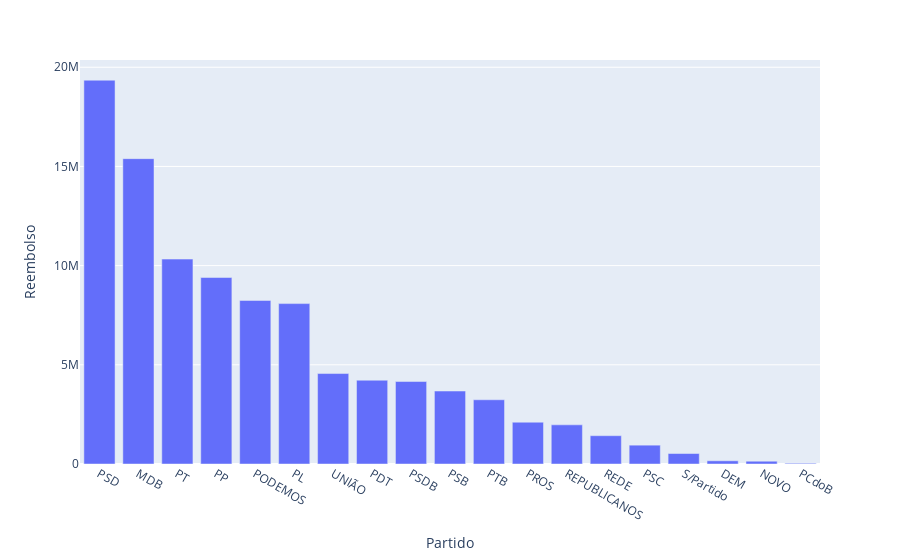

Notebook source saved alongside this figure:
### Markdown cell above
#### Criando o Storytelling

##### Começaremos mostrando os gastos por Partido Politico

### Code cell
fig = px.bar(df_agrupado, x = 'Partido', y='Reembolso')
fig.show()

### Figure 1 — Plotly figure (JSON) as saved in the notebook; plotly's stock layout.template omitted (floating-point values rounded to 4 significant figures)
{"data": [{"alignmentgroup": "True", "hovertemplate": "Partido=%{x}<br>Reembolso=%{y}<extra></extra>", "legendgroup": "", "marker": {"color": "#636efa", "pattern": {"shape": ""}}, "name": "", "offsetgroup": "", "orientation": "v", "showlegend": false, "textposition": "auto", "type": "bar", "x": ["PSD", "MDB", "PT", "PP", "PODEMOS", "PL", "UNIÃO", "PDT", "PSDB", "PSB", "PTB", "PROS", "REPUBLICANOS", "REDE", "PSC", "S/Partido", "DEM", "NOVO", "PCdoB"], "xaxis": "x", "y": [19350000.0, 15390000.0, 10330000.0, 9401000.0, 8244000.0, 8086000.0, 4560000.0, 4224000.0, 4158000.0, 3679000.0, 3238000.0, 2107000.0, 1974000.0, 1427000.0, 949700.0, 528300.0, 161200.0, 140300.0, 31850.0], "yaxis": "y"}], "layout": {"barmode": "relative", "legend": {"tracegroupgap": 0}, "margin": {"t": 60}, "xaxis": {"anchor": "y", "domain": [0, 1], "title": {"text": "Partido"}}, "yaxis": {"anchor": "x", "domain": [0, 1], "title": {"text": "Reembolso"}}}}
